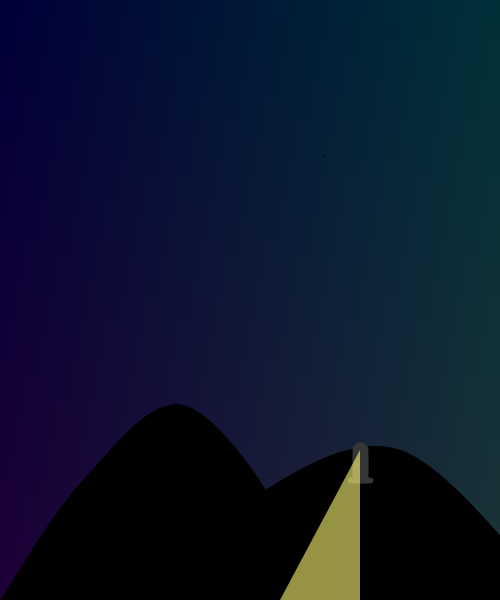
Frame 1 (no input)
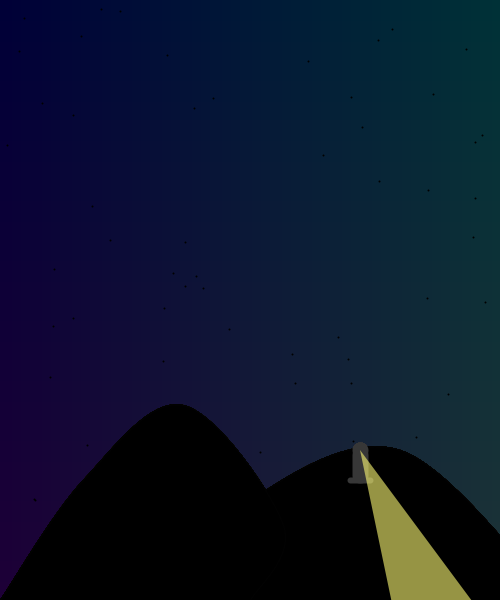
Frame 60 (the mouse pressed at the canvas centre just before this capture)
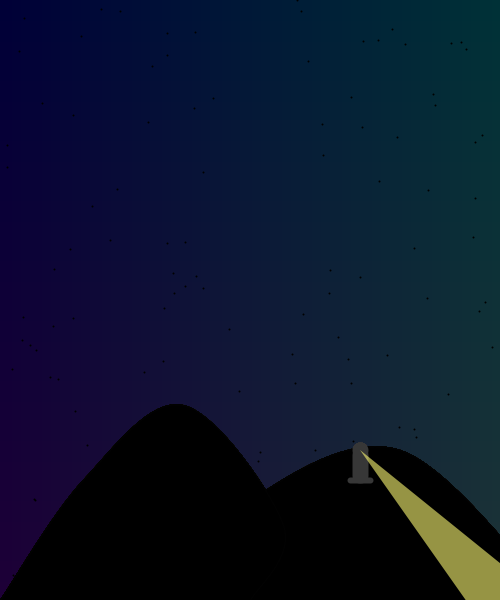
Frame 120 (the mouse held since frame 60 and released just before this capture)

The Processing sketch that drew these frames (run headless with seeded random() and noise(); from frame 60 on, the mouse is pressed at the canvas centre):

// Processing sketch: processing_134627
// ── processing_134627.pde

//Maisa Barbosa
//Farol de MaÃsa Barbosa estÃ¡ licenciado com uma LicenÃ§a Creative Commons - AtribuiÃ§Ã£o 4.0 Internacional.

void setup () {
  size (500, 600);
 //CEU
  noStroke();
  fill(0);
  for (int i = 0; i<width; i+=3)
  {
    for (int j = 0; j<height; j+=3)
    {
      fill(0 +j/20, 0 +i/10, 55);
      rect(i, j, 20, 20);
    }
  }

}
  int value = 0;
  
void draw () {
   shootingStar ();
   
   pushStyle();
  // variaveis do loop das estrelas
  int x = 0;
  float randomX;
  float randomY;
  

  // cor e preenchimento

  stroke(value);
  strokeWeight(2);

  // criaÃ�ï¿½Ã¯Â¿Â½Ã�ï¿½Ã�Â§Ã�ï¿½Ã¯Â¿Â½Ã�ï¿½Ã�Â£o do loop de estrelas
  for (int i=0;i<0.01;i++) {
    randomX = random(0, 500);
    randomY = random(0, 600);
    point(randomX, randomY);
  }
  popStyle();
  
  pushStyle();
//montanhas
fill (0);
  stroke(2);
  strokeWeight(1);
   

    beginShape (); // montanha 1
    curveVertex (166, 600);
    curveVertex (166, 600);

    curveVertex (250, 500);
    curveVertex (400, 450);

    curveVertex (556, 600);
    curveVertex (556, 600);

    endShape ();

    beginShape (); // mountain 2
    curveVertex (0, 600);
    curveVertex (0, 600);

    curveVertex (83, 480);
    curveVertex (183, 405);
    curveVertex (283, 525);

    curveVertex (250, 600);
    curveVertex (250, 600);
    endShape ();

    smooth ();
   popStyle();
   luz();
    
    
  }
  void mouseMoved() {
    value = value +1;
    if (value > 255) {
      value = 100;
    }
}
//FAROL
float a;
float c;

void luz() {
  a = 320 + 200*sin (c);
  c = c + 0.01;
  strokeWeight (6);
  stroke (55);
  fill (55);
  smooth (8);
  ellipse (360, 450, 10, 10);
  line (350, 480, 370, 480);
  rect (355, 450, 10, 30, 7);
  noStroke();
  fill (255, 251, 116, 150);
  smooth (8);
  triangle (360, 450, a+40, 600, a-40, 600);
}
//ESTRELA
int d = 0;
int b = 0;
 
void shootingStar () {
  d++;
b= d-15;
 
  stroke (242, 231, 0, value/3);
  strokeWeight (3);
  point (d,d);
}

//<a rel="license" href="http://creativecommons.org/licenses/by/4.0/deed.pt_BR"><img alt="LicenÃ§a Creative Commons" style="border-width:0" src="http://i.creativecommons.org/l/by/4.0/88x31.png" /></a><br /><span xmlns:dct="http://purl.org/dc/terms/" property="dct:title">Farol</span> de <a xmlns:cc="http://creativecommons.org/ns#" href="http://www.openprocessing.org/sketch/134627" property="cc:attributionName" rel="cc:attributionURL">MaÃsa Barbosa</a> estÃ¡ licenciado com uma LicenÃ§a <a rel="license" href="http://creativecommons.org/licenses/by/4.0/deed.pt_BR">Creative Commons - AtribuiÃ§Ã£o 4.0 Internacional</a>.
